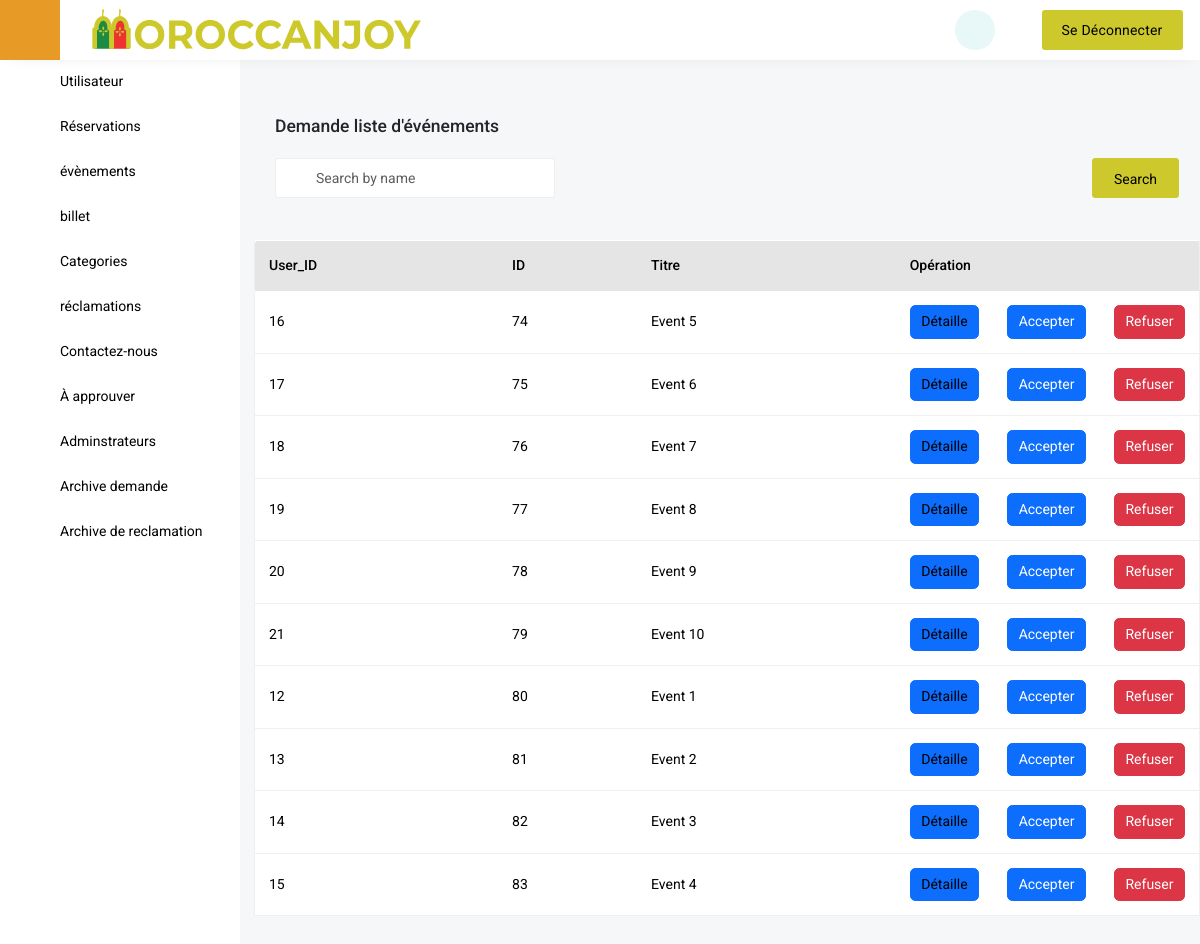
/Demande.php (signed in), run on an earlier commit of the app's database.
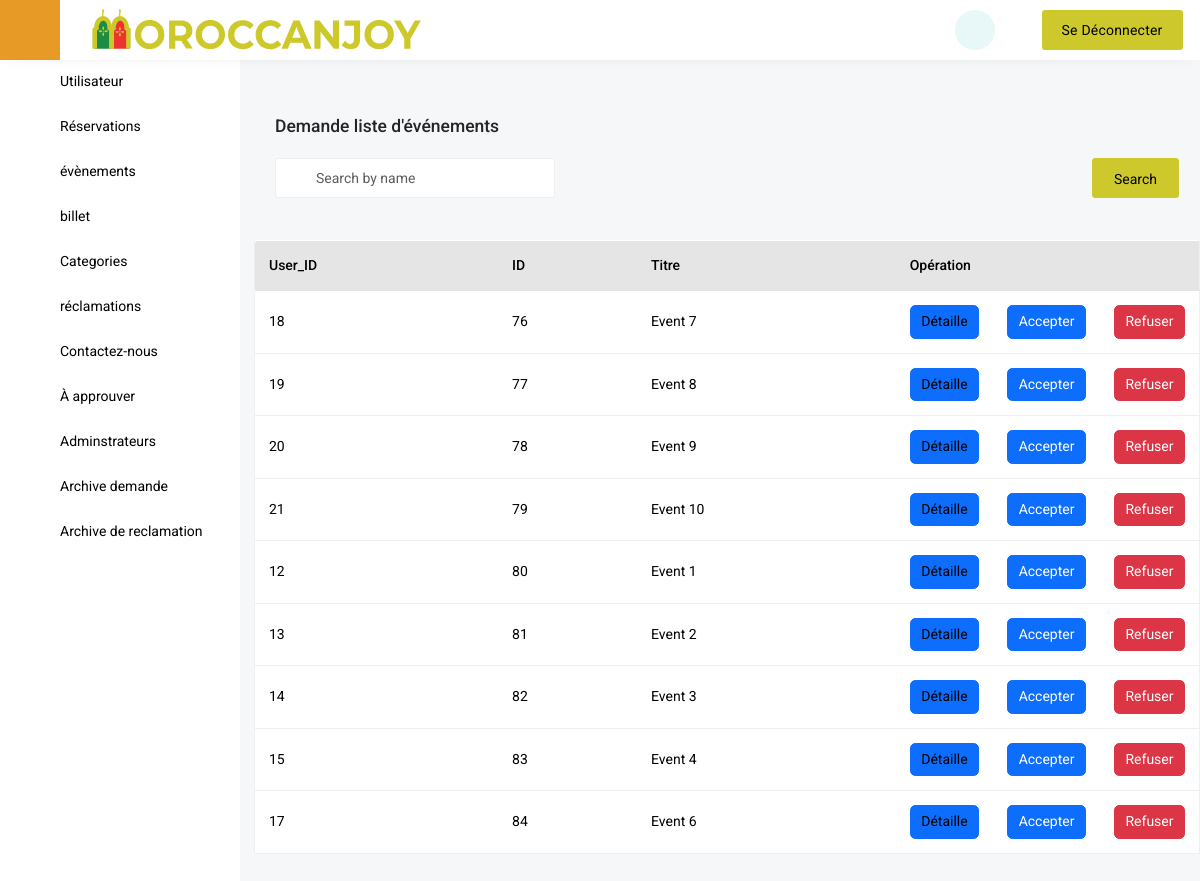
And on a later commit of the database.
### tables this page shows
CREATE TABLE `demande` (
  `event_id` int(11) NOT NULL,
  `n_event` varchar(50) NOT NULL,
  `event_date` varchar(200) NOT NULL,
  `event_time` varchar(50) NOT NULL,
  `event_duration` varchar(50) NOT NULL,
  `adress1` varchar(100) NOT NULL,
  `adress2` varchar(100) NOT NULL,
  `country` varchar(50) NOT NULL,
  `state` varchar(50) NOT NULL,
  `city` varchar(50) NOT NULL,
  `zip` varchar(80) NOT NULL,
  `description` varchar(300) NOT NULL,
  `image` varchar(250) NOT NULL,
  `gategorie` int(11) DEFAULT NULL,
  `P_tickts` int(11) NOT NULL,
  `N_tickts` int(11) NOT NULL,
  `User_id` int(11) NOT NULL
);

### Demande.php (the view, shortened to what the changed rows need)
<!DOCTYPE html>
<html lang="en" class="h-100">
	<head>
		<link href='vendor/unicons-2.0.1/css/unicons.css' rel='stylesheet'>
		<link href="css/style.css" rel="stylesheet">
		<link href="css/vertical-responsive-menu.min.css" rel="stylesheet">
		<link href="css/datepicker.min.css" rel="stylesheet">
		<link href="css/responsive.css" rel="stylesheet">
		<link href="css/night-mode.css" rel="stylesheet">
		<link href="vendor/fontawesome-free/css/all.min.css" rel="stylesheet">
		<link href="vendor/OwlCarousel/assets/owl.carousel.css" rel="stylesheet">
		<link href="vendor/OwlCarousel/assets/owl.theme.default.min.css" rel="stylesheet">
		<link href="vendor/bootstrap/css/bootstrap.min.css" rel="stylesheet">
		<link href="vendor/bootstrap-select/dist/css/bootstrap-select.min.css" rel="stylesheet">
	</head>
    <body class="d-flex flex-column h-100">
<div class="wrapper wrapper-body">
	<div class="tab-content">
		<div class="tab-pane fade active show" id="overview-tab" role="tabpanel">
			<div class="table-card mt-4">
				<div class="main-table">
					<div class="table-responsive">
						<table class="table">
							<thead class="thead-dark">
								<tr>
                                    <th scope="col">User_ID</th>
									<th scope="col">ID</th>
									<th scope="col" >Titre</th>
									<th scope="col" colspan="3" class="w-25">Opération</th>
								</tr>
							</thead>
							<tbody>
							<?php
							if(isset($_POST['sear'])){
								require_once "connect/DataBase.php";
								$sr = $_POST['crs'];
								$demandes= $connection->query("SELECT * FROM demande WHERE event_id like '%$sr%' or n_event like '%$sr%' or P_tickts like '%$sr%' or zip like '%$sr%' or city like '%$sr%' or country like '%$sr%' or `description` like '%$sr%' or adress2 like '%$sr%' or event_duration like '%$sr%'  or event_date like '%$sr%' or event_time like '%$sr%' or adress1 like '%$sr%'")->fetchAll(PDO::FETCH_ASSOC);
								foreach($demandes as $demande){
							?>
<tr>
								<td><?php echo $demande['User_id']?></td>
									<td><?php echo $demande['event_id']?></td>
									<td><?php echo $demande['n_event']?></td>
									<td><span class="action-btn btn btn-primary"><a href="demande_detaille.php?id=<?php echo $demande['event_id']?>" >Détaille</a></span></td>
                                    <td><span class="action-btn"><a  href="accepter_demande.php?id=<?php echo $demande['event_id']?>" ><button class="btn btn-primary">Accepter</button></a><td><span class="action-btn"><a href="refuser.php?id=<?php echo $demande['event_id']?>" onclick= "return confirm( 'Voulez vous vraiment Refuser le event <?php echo $demande['n_event']?>' );"><button class="btn btn-danger">Refuser</button></a></span></td></td>
								</tr>
								<?php
																		}
																	?>
							<?php
							}else{
							?>
							<?php
								require_once "connect/DataBase.php";
						$demandes= $connection->query('SELECT * FROM `demande`')->fetchAll(PDO::FETCH_ASSOC);
						foreach($demandes as $demande){
																	?>
								<tr>
								<td><?php echo $demande['User_id']?></td>
									<td><?php echo $demande['event_id']?></td>
									<td><?php echo $demande['n_event']?></td>
									<td><span class="action-btn btn btn-primary"><a href="demande_detaille.php?id=<?php echo $demande['event_id']?>" >Détaille</a></span></td>
                                    <td><span class="action-btn"><a  href="accepter_demande.php?id=<?php echo $demande['event_id']?>" ><button class="btn btn-primary">Accepter</button></a>
									<td><span class="action-btn"><a href="refuser.php?id=<?php echo $demande['event_id']?>" onclick= "return confirm( 'Voulez vous vraiment Refuser le event <?php echo $demande['n_event']?>' );"><button class="btn btn-danger">Refuser</button></a></span></td></td>
								</tr>
								<?php
																		}
																	?>
								<?php
																		}
																	?>
							</tbody>
						</table>
					</div>
				</div>
			</div>
		</div>
    </div>
</div>
</body>
</html>

What changed in the data, as far as the page shows it:
removed demande: User "16", event_id "74", n_event "Event 5"
removed demande: User "17", event_id "75", n_event "Event 6"
added demande: User "17", event_id "84", n_event "Event 6"
